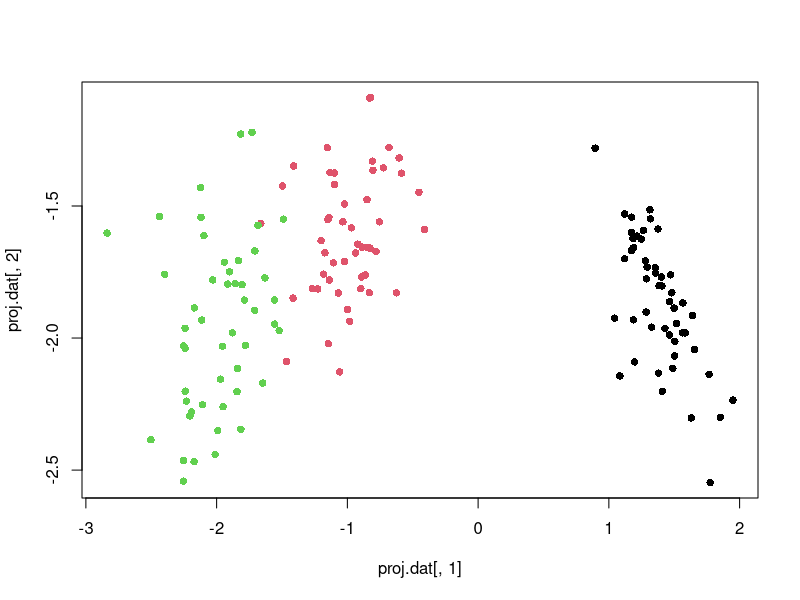

The R source for this figure:

remove(list=ls())

data(iris)
dat <- iris
head(dat)

class.labs <- dat[,5]
dat.no.labs <- as.matrix(dat[,-5])
n.classes <- length(unique(class.labs))
class.labs <- as.numeric(class.labs)

### get mean vectors
mean.vects <- by(dat.no.labs, class.labs, colMeans)
grand.mean <- colMeans(dat.no.labs)

### get class covariance matrices
cov.mats <- by (dat.no.labs, class.labs, cov)

### get within covariance
within.cov <- (1/length(class.labs))*
  Reduce("+", 
         lapply(1:n.classes, 
                function(x, class.labs, cov.mats)
                      {(sum(class.labs==x)-1)*cov.mats[[x]]}, 
                class.labs, 
                cov.mats
                )
         )

### get between covariance
between.cov <- Reduce("+",
                      lapply(1:n.classes, function(x, class.labs, mean.vects, grand.mean){
                                                          sum(class.labs==x)/length(class.labs)*(mean.vects[[x]]-grand.mean)%*%t(mean.vects[[x]]-grand.mean)
                                                  },
                                class.labs, mean.vects, grand.mean
                             )
                      )

### do eigenvalue decomposition
eigen.vects <- eigen(solve(within.cov)%*%between.cov)$vectors
eigen.vals <- eigen(solve(within.cov)%*%between.cov)$values

### transform data
proj.dat <- as.matrix(dat.no.labs)%*%matrix(as.numeric(eigen.vects[,1:(n.classes-1)]), dim(eigen.vects)[1], n.classes-1)
plot(proj.dat[,1], proj.dat[,2], col=class.labs, pch=16)

### predict classes
proj.means <- by(proj.dat, class.labs, colMeans)
proj.means <- rbind(proj.means[[1]], proj.means[[2]], proj.means[[3]])

pred.labs <- apply(proj.dat, 1, function(x, proj.means){which.min(diag((x-proj.means)%*%t(x-proj.means)))}, proj.means)

table(pred.labs, class.labs)
sum(pred.labs==class.labs)/length(class.labs)
